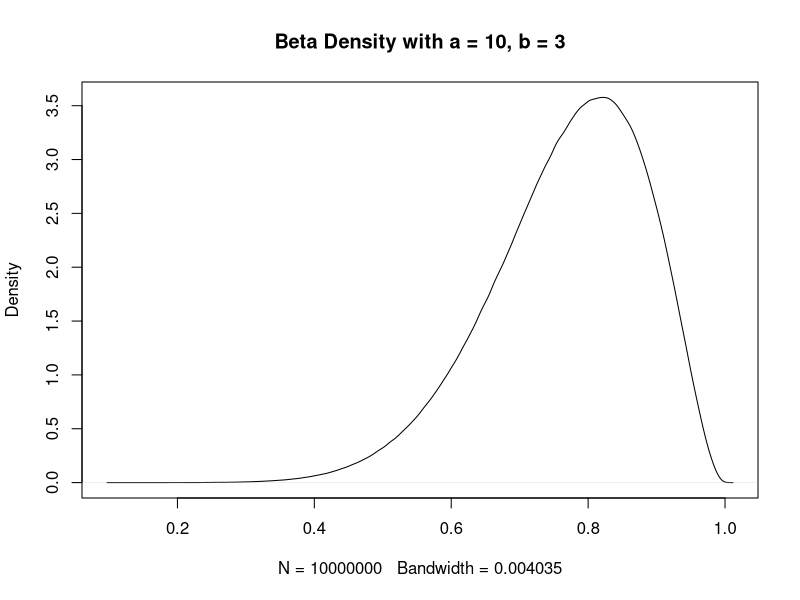
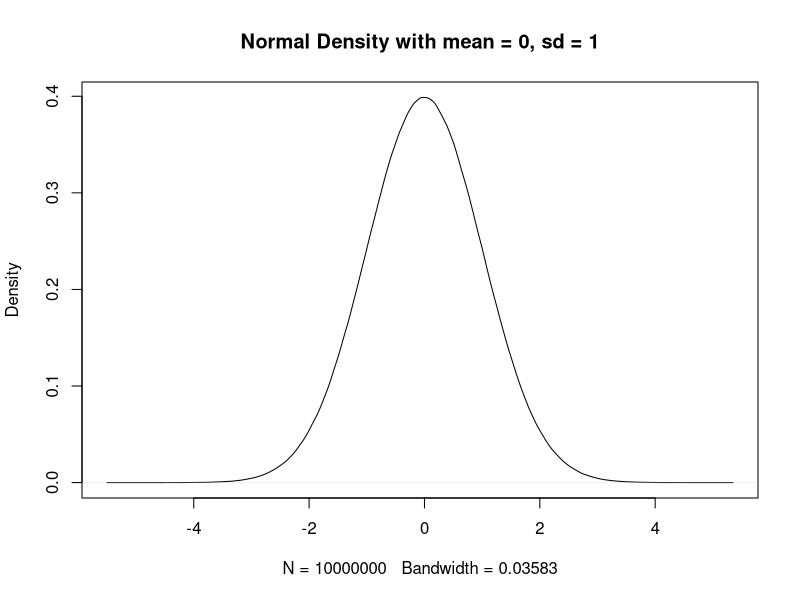
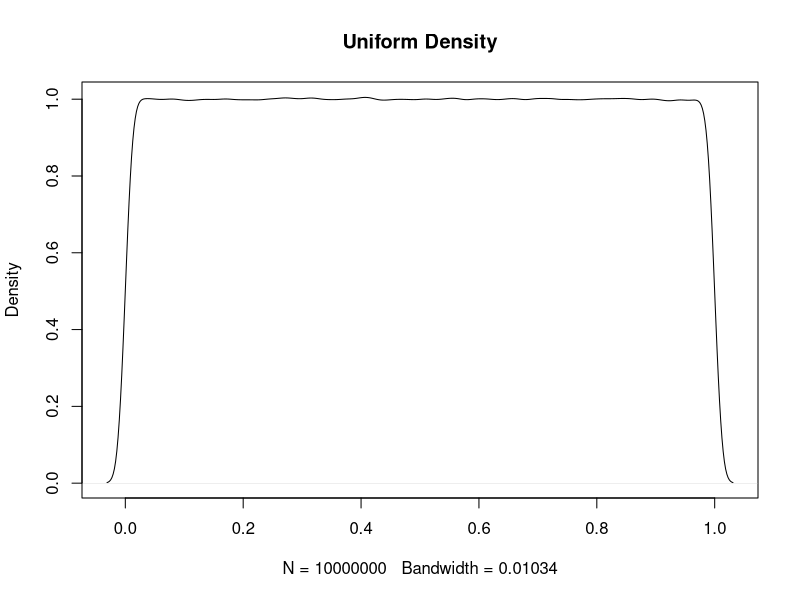
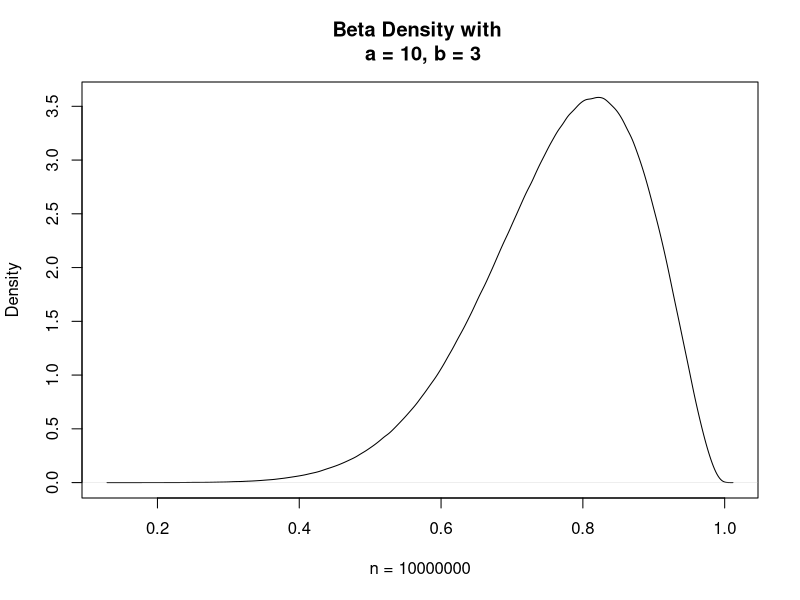
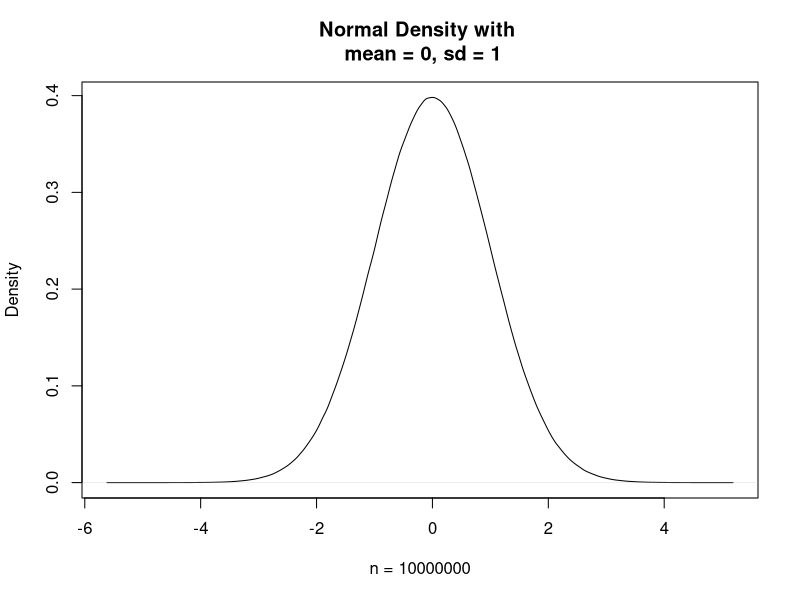
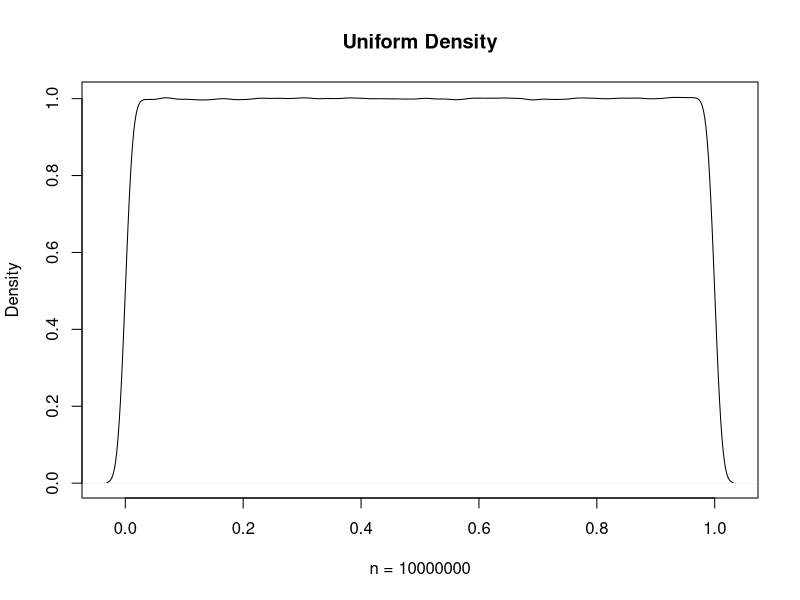

Generate these figures, in order, with R:
png(filename = "man/figures/betaDensity.png", width = 290, height = 200)
plot(density(rbeta(10000000,10,3)), main = "Beta Density with a = 10, b = 3")
dev.off()
png(filename = "man/figures/normalDensity.png", width = 290, height = 200)
plot(density(rnorm(10000000,0,1)), main = "Normal Density with mean = 0, sd = 1")
dev.off()
png(filename = "man/figures/uniformDensity.png", width = 290, height = 200)
plot(density(runif(10000000)), main = "Uniform Density")
dev.off()



png(filename = "vignettes/betaDensity.png", width = 200, height = 180)
plot(density(rbeta(10000000,10,3)), main = "Beta Density with \n a = 10, b = 3", xlab = "n = 10000000")
dev.off()
png(filename = "vignettes/normalDensity.png", width = 200, height = 180)
plot(density(rnorm(10000000,0,1)), main = "Normal Density with \n mean = 0, sd = 1", xlab = "n = 10000000")
dev.off()
png(filename = "vignettes/uniformDensity.png", width = 200, height = 180)
plot(density(runif(10000000)), main = "Uniform Density", xlab = "n = 10000000")
dev.off()
